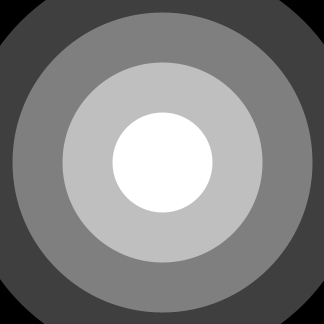
Frame 1 (no input)
Frame 60 (the mouse pressed at the canvas centre just before this capture): identical to frame 1, image omitted
Frame 120 (the mouse held since frame 60 and released just before this capture): identical to frame 1, image omitted

The Processing sketch that drew this single still picture (run headless with seeded random() and noise(); from frame 60 on, the mouse is pressed at the canvas centre):

// Processing sketch: sketch_9
// ── sketch_9.pde
void setup() {
  size(324,324);
  background(127);
  strokeWeight(50);
}
void draw() {
  stroke(0);
  fill(63);
  ellipse(162,162,450,450);
  stroke(127);
  fill(191);
  ellipse(162,162,250,250);
  stroke(255);
  ellipse(162,162,50,50);
}
